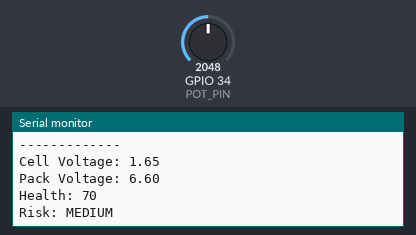
This sketch was run on a simulated ESP32. Parts: the last lines printed to the serial monitor. The test bench sets the inputs (shaded band); at power-on: GPIO 34 (POT_PIN) = 2048. WiFi joins after 1.5 s; servers stay silent unless stated.

Above: at 3.0 s.
3.1 s: GPIO 34 (POT_PIN) set to 1910
At 4.4 s:
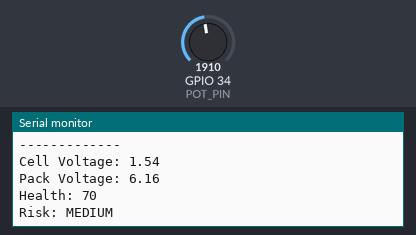
4.6 s: GPIO 34 (POT_PIN) set to 1791
At 5.5 s:
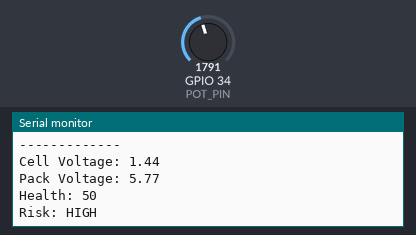
7.3 s: GPIO 34 (POT_PIN) set to 1303
At 8.6 s:
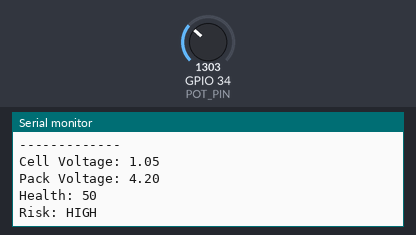
8.8 s: GPIO 34 (POT_PIN) set to 1171
At 9.6 s:
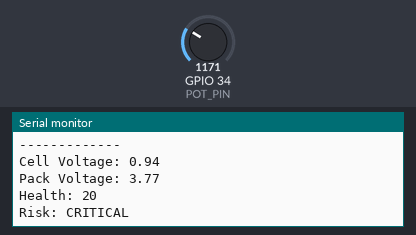
Timing chart, 0 to 11.8 s (numbered marks = the images above; inputs shaded):
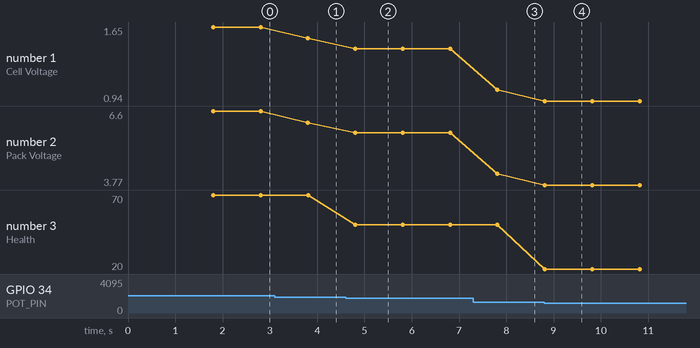

The sketch:

sketch.ino
```cpp
#define BLYNK_TEMPLATE_ID "TMPL3huinTUsY"
#define BLYNK_TEMPLATE_NAME "Executive Battery Intelligence Dashboard"
#define BLYNK_AUTH_TOKEN "EXNQHksAkUvjcGxAEObV-wikZbt5x-IS"

#include <WiFi.h>
#include <BlynkSimpleEsp32.h>

char ssid[] = "Wokwi-GUEST";
char pass[] = "";

#define POT_PIN 34

unsigned long telemetryTimer = 0;
int faultCount = 0;
String previousStatus = "";

// --------------------------------------------
// Read Battery Voltage
// --------------------------------------------

float readVoltage() {
  int adc = analogRead(POT_PIN);
  return (adc / 4095.0) * 3.3;
}

// --------------------------------------------
// Main Setup
// --------------------------------------------

void setup() {

  Serial.begin(115200);

  Blynk.begin(BLYNK_AUTH_TOKEN, ssid, pass);

  Serial.println("Executive Battery Intelligence Dashboard Started");
}

// --------------------------------------------
// Main Loop
// --------------------------------------------

void loop() {

  Blynk.run();

  if (millis() - telemetryTimer > 1000) {

    telemetryTimer = millis();

    float cellVoltage = readVoltage();

    // Simulated 4-cell pack
    float packVoltage = cellVoltage * 4;

    int batteryHealth;
    String riskLevel;
    String systemStatus;
    String recommendation;
    String diagnostics;
    String alertLevel;

    // ----------------------------------------
    // Intelligence Engine
    // ----------------------------------------

    if (cellVoltage > 2.8) {

      batteryHealth = 95;

      riskLevel = "LOW";

      systemStatus = "NORMAL";

      recommendation =
        "Continue Monitoring";

      diagnostics =
        "All Systems Healthy";

      alertLevel = "GREEN";
    }

    else if (cellVoltage > 1.5) {

      batteryHealth = 70;

      riskLevel = "MEDIUM";

      systemStatus = "WARNING";

      recommendation =
        "Schedule Maintenance";

      diagnostics =
        "Battery Aging";

      alertLevel = "YELLOW";
    }

    else if (cellVoltage > 1.0) {

      batteryHealth = 50;

      riskLevel = "HIGH";

      systemStatus = "WARNING";

      recommendation =
        "Inspect Battery Soon";

      diagnostics =
        "Voltage Dropping";

      alertLevel = "ORANGE";
    }

    else {

      batteryHealth = 20;

      riskLevel = "CRITICAL";

      systemStatus = "FAULT";

      recommendation =
        "Immediate Inspection";

      diagnostics =
        "Critical Voltage";

      alertLevel = "RED";
    }

    // ----------------------------------------
    // Fault Counter
    // ----------------------------------------

    if (systemStatus != previousStatus &&
        systemStatus == "FAULT") {

      faultCount++;
    }

    previousStatus = systemStatus;

    // ----------------------------------------
    // Serial Monitor
    // ----------------------------------------

    Serial.println("-------------");

    Serial.print("Cell Voltage: ");
    Serial.println(cellVoltage);

    Serial.print("Pack Voltage: ");
    Serial.println(packVoltage);

    Serial.print("Health: ");
    Serial.println(batteryHealth);

    Serial.print("Risk: ");
    Serial.println(riskLevel);

    // ----------------------------------------
    // Blynk Dashboard Updates
    // ----------------------------------------

    Blynk.virtualWrite(V0, cellVoltage);

    Blynk.virtualWrite(V1, packVoltage);

    Blynk.virtualWrite(V2, batteryHealth);

    Blynk.virtualWrite(V3, riskLevel);

    Blynk.virtualWrite(V4, systemStatus);

    Blynk.virtualWrite(V5, faultCount);

    Blynk.virtualWrite(V6, recommendation);

    Blynk.virtualWrite(V7, diagnostics);

    Blynk.virtualWrite(V8, cellVoltage);

    Blynk.virtualWrite(V9, alertLevel);
  }
}
```

Measured:
- the behaviour switches between 1862 and 1861 on GPIO 34 (POT_PIN) (found by bisection; images 1 and 2)
- the behaviour switches between 1241 and 1240 on GPIO 34 (POT_PIN) (found by bisection; images 3 and 4)
- after the input at 3.1 s, the serial monitor: prints a new line after 0.71 s (image 1)
- after the input at 4.6 s, the serial monitor: prints a new line after 0.21 s (image 2)
- after the input at 7.3 s, the serial monitor: prints a new line after 0.51 s (image 3)
- after the input at 8.8 s, the serial monitor: prints a new line at once (image 4)
- plotted number 1: 1.65 → 1.54 after the input at 3.1 s, 1.54 → 1.44 after the input at 4.6 s, 1.44 → 1.05 after the input at 7.3 s, 1.05 → 0.94 after the input at 8.8 s
- plotted number 2: 6.6 → 6.16 after the input at 3.1 s, 6.16 → 5.77 after the input at 4.6 s, 5.77 → 4.2 after the input at 7.3 s, 4.2 → 3.77 after the input at 8.8 s
